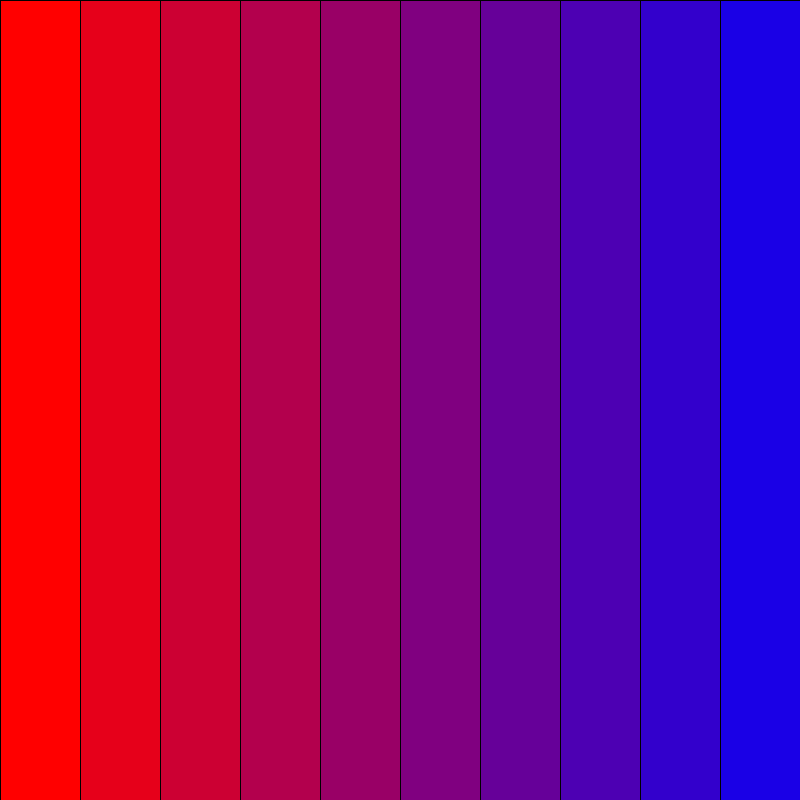
Frame 1 (no input)
Frame 60 (the mouse pressed at the canvas centre just before this capture): identical to frame 1, image omitted
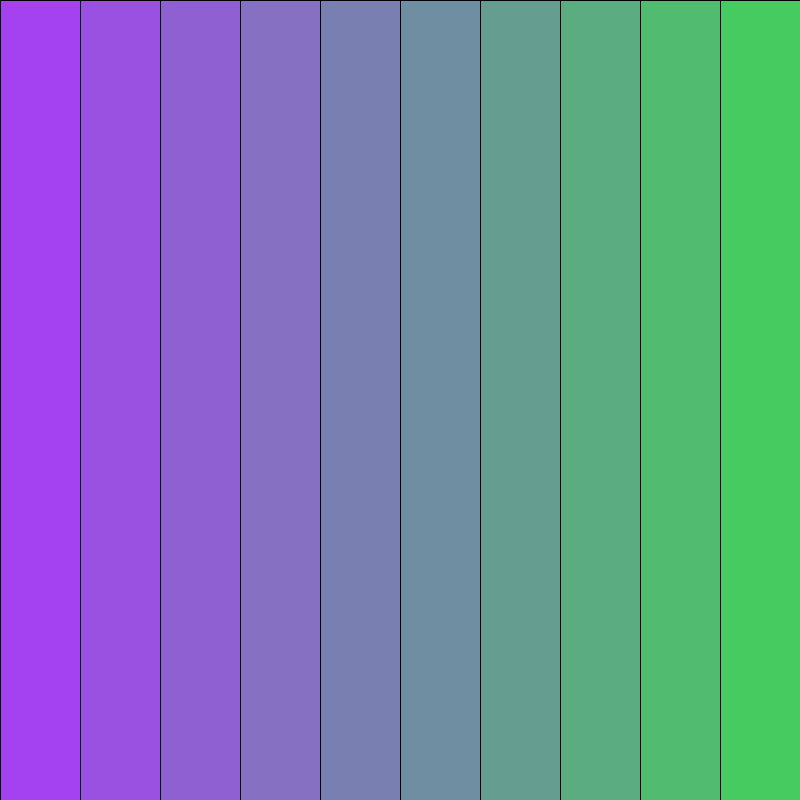
Frame 120 (the mouse held since frame 60 and released just before this capture)

The Processing sketch that drew these frames (run headless with seeded random() and noise(); from frame 60 on, the mouse is pressed at the canvas centre):

// Processing sketch: colorInterpolation2
// ── colorInterpolation2.pde

color c1 = color(255,0,0);
color c2 = color(0,0,255);

int num = 10;

float amt;

void setup(){
  size(800,800);
  background(255);
}


void draw(){
   
  background(255);
  for(int i=0; i<=num; i++){
    amt = i/(float)num;
    color c = lerpColor(c1, c2, amt);
    fill(c);
    rect(width/num*i, 0, width/num, height);
  }
  
}

void mousePressed(){
  c1 = color(random(255), random(255), random(255));
  c2 = color(random(255), random(255), random(255));
}
